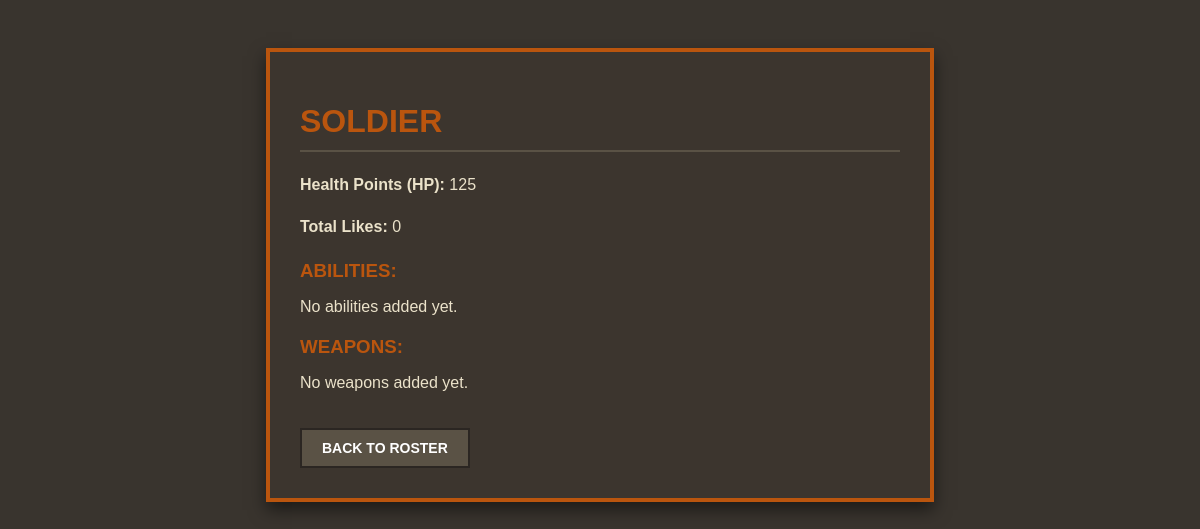
The app's page /info/2 (signed in) with its own data.
### tables this page shows
CREATE TABLE character (
            id INTEGER PRIMARY KEY AUTOINCREMENT,
            name VARCHAR(1000) NOT NULL DEFAULT '',
            img_path VARCHAR(1000) NOT NULL DEFAULT '',
            img_name VARCHAR(1000) NOT NULL DEFAULT '',
            likes INTEGER DEFAULT 0,
            hp INTEGER DEFAULT 0
        );

### app.py (the view)
@app.route('/info/<int:char_id>')
def info(char_id):
    if "user_id" not in session:
        return redirect('/login')
    char_data = database.get_char_details(char_id)
    if not char_data:
        return redirect('/')
    return render_template('info.html', char=char_data)

### templates/info.html (shortened to what this page needs)
<!DOCTYPE html>
<html lang="en">
<head>
</head>
<body>
    <div class="info-card">
        <h1>{{ char.name }}</h1>
        <div class="stats">
            <p><strong>Health Points (HP):</strong> {{ char.hp }}</p>
            <p><strong>Total Likes:</strong> {{ char.likes }}</p>
        </div>
        <h3>Abilities:</h3>
        {% if char.abilities %}
            <ul>
                {% for ability in char.abilities %}
                    <li>{{ ability }}</li>
                {% endfor %}
            </ul>
        {% else %}
            <p>No abilities added yet.</p>
        {% endif %}
        <h3>Weapons:</h3>
        {% if char.weapons %}
            <ul>
                {% for weapon in char.weapons %}
                    <li><strong>{{ weapon.name }}</strong> — {{ weapon.specs }}</li>
                {% endfor %}
            </ul>
        {% else %}
            <p>No weapons added yet.</p>
        {% endif %}
        <a href="/" class="back-btn">Back to Roster</a>
    </div>
</body>
</html>

### templates/info.html (style rules this page uses)
body { background-color: rgb(57, 52, 46); font-family: sans-serif; color: #ebe2ca; padding: 40px; }
.info-card { background: #3c352e; border: 4px solid #ba550e; max-width: 600px; margin: 0 auto; padding: 30px; box-shadow: 0 8px 16px rgba(0,0,0,0.5); }
h1 { color: #ba550e; text-transform: uppercase; margin-bottom: 20px; border-bottom: 2px solid #5a5245; padding-bottom: 10px; }
.stats { margin-bottom: 20px; font-size: 16px; line-height: 1.6; }
h3 { color: #ba550e; text-transform: uppercase; margin-top: 20px; margin-bottom: 10px; }
.back-btn { display: inline-block; background: #5a5245; color: white; padding: 10px 20px; text-decoration: none; text-transform: uppercase; font-weight: bold; font-size: 14px; margin-top: 20px; border: 2px solid #2b2622; }

### records on screen
character: name "SOLDIER", hp "125", likes "0"
